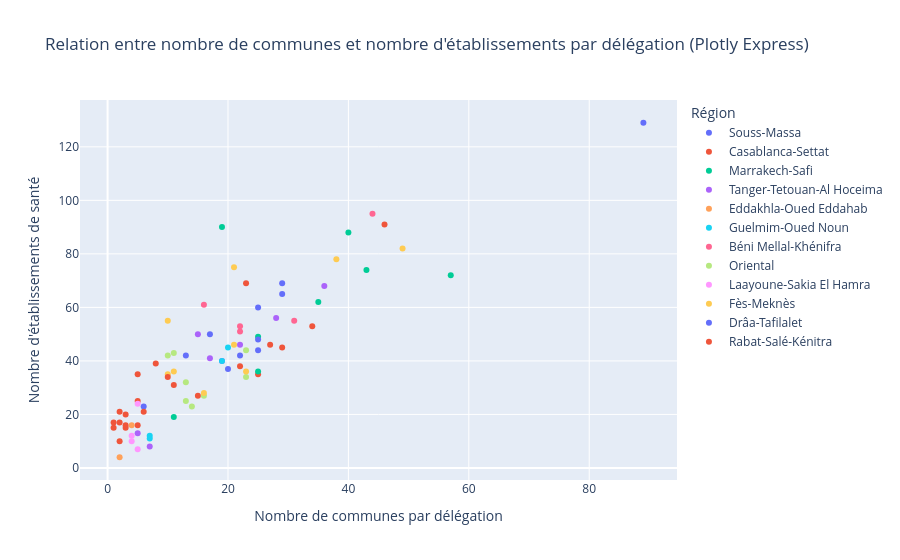

The notebook cell saved with this chart:
### Markdown cell above
### Relation entre nombre de communes et nombre d'établissements par délégation (Plotly Express)
- Objectif de la cellule : Examiner si la dotation d'une délégation découle directement du nombre de communes qu'elle englobe.
- Action du code : Agrégation du nombre de communes distinctes et d'établissements par délégation, et tracé avec `px.scatter()`.
- Résultat attendu : Nuage de points interactif révélant la corrélation positive entre communes et infrastructures.

### Code cell
communes_etab = df.groupby('Délégation').agg(
    Nombre_Communes=('Commune', 'nunique'),
    Nombre_Etablissements=('Nom_établissement', 'count'),
    Région=('Région', 'first')
).reset_index()
fig_scatter = px.scatter(communes_etab, x='Nombre_Communes', y='Nombre_Etablissements', 
                         color='Région', hover_name='Délégation',
                         title="Relation entre nombre de communes et nombre d'établissements par délégation (Plotly Express)")
fig_scatter.update_layout(xaxis_title="Nombre de communes par délégation", yaxis_title="Nombre d'établissements de santé")
fig_scatter.show()

### Figure 1 — Plotly figure (JSON) as saved in the notebook; plotly's stock layout.template omitted (floating-point values rounded to 4 significant figures)
{"data": [{"hovertemplate": "<b>%{hovertext}</b><br><br>Région=Souss-Massa<br>Nombre_Communes=%{x}<br>Nombre_Etablissements=%{y}<extra></extra>", "hovertext": ["Agadir Ida Ou Tanane", "Chtouka Ait Baha", "Inezgane Ait Melloul", "Taroudant", "Tata", "Tiznit"], "legendgroup": "Souss-Massa", "marker": {"color": "#636efa", "symbol": "circle"}, "mode": "markers", "name": "Souss-Massa", "orientation": "v", "showlegend": true, "type": "scatter", "x": [13, 22, 6, 89, 20, 25], "xaxis": "x", "y": [42, 42, 23, 129, 37, 60], "yaxis": "y"}, {"hovertemplate": "<b>%{hovertext}</b><br><br>Région=Casablanca-Settat<br>Nombre_Communes=%{x}<br>Nombre_Etablissements=%{y}<extra></extra>", "hovertext": ["Al Fida-Mers Sultan", "Aïn Chok", "Aïn Sebaâ-Hay Mohammadi", "Ben Msick", "Benslimane", "Berrechid", "Casablanca Anfa", "El Jadida", "Hay Hassani", "Mediouna", "Mohammedia", "Moulay Rachid", "Nouaceur", "Settat", "Sidi Bennour", "Sidi Bernoussi"], "legendgroup": "Casablanca-Settat", "marker": {"color": "#EF553B", "symbol": "circle"}, "mode": "markers", "name": "Casablanca-Settat", "orientation": "v", "showlegend": true, "type": "scatter", "x": [3, 1, 3, 2, 15, 22, 3, 27, 1, 5, 6, 2, 5, 46, 25, 2], "xaxis": "x", "y": [15, 15, 16, 10, 27, 38, 20, 46, 17, 16, 21, 21, 25, 91, 35, 17], "yaxis": "y"}, {"hovertemplate": "<b>%{hovertext}</b><br><br>Région=Marrakech-Safi<br>Nombre_Communes=%{x}<br>Nombre_Etablissements=%{y}<extra></extra>", "hovertext": ["Al Haouz", "Chichaoua", "El Kelaa Des Sraghna", "Essaouira", "Marrakech", "Rehamena", "Safi", "Youssoufia"], "legendgroup": "Marrakech-Safi", "marker": {"color": "#00cc96", "symbol": "circle"}, "mode": "markers", "name": "Marrakech-Safi", "orientation": "v", "showlegend": true, "type": "scatter", "x": [40, 35, 43, 57, 19, 25, 25, 11], "xaxis": "x", "y": [88, 62, 74, 72, 90, 36, 49, 19], "yaxis": "y"}, {"hovertemplate": "<b>%{hovertext}</b><br><br>Région=Tanger-Tetouan-Al Hoceima<br>Nombre_Communes=%{x}<br>Nombre_Etablissements=%{y}<extra></extra>", "hovertext": ["Al Hoceima", "Chefchaouen", "Fahs-Anjra", "Larache", "Mdiq-Fnideq", "Ouezzane", "Tanger Assilah", "Tetouan"], "legendgroup": "Tanger-Tetouan-Al Hoceima", "marker": {"color": "#ab63fa", "symbol": "circle"}, "mode": "markers", "name": "Tanger-Tetouan-Al Hoceima", "orientation": "v", "showlegend": true, "type": "scatter", "x": [36, 28, 7, 19, 5, 17, 15, 22], "xaxis": "x", "y": [68, 56, 8, 40, 13, 41, 50, 46], "yaxis": "y"}, {"hovertemplate": "<b>%{hovertext}</b><br><br>Région=Eddakhla-Oued Eddahab<br>Nombre_Communes=%{x}<br>Nombre_Etablissements=%{y}<extra></extra>", "hovertext": ["Aousserd", "Oued Ed-Dahab"], "legendgroup": "Eddakhla-Oued Eddahab", "marker": {"color": "#FFA15A", "symbol": "circle"}, "mode": "markers", "name": "Eddakhla-Oued Eddahab", "orientation": "v", "showlegend": true, "type": "scatter", "x": [2, 4], "xaxis": "x", "y": [4, 16], "yaxis": "y"}, {"hovertemplate": "<b>%{hovertext}</b><br><br>Région=Guelmim-Oued Noun<br>Nombre_Communes=%{x}<br>Nombre_Etablissements=%{y}<extra></extra>", "hovertext": ["Assa-zag", "Guelmim", "Sidi Ifni", "Tan Tan"], "legendgroup": "Guelmim-Oued Noun", "marker": {"color": "#19d3f3", "symbol": "circle"}, "mode": "markers", "name": "Guelmim-Oued Noun", "orientation": "v", "showlegend": true, "type": "scatter", "x": [7, 20, 19, 7], "xaxis": "x", "y": [12, 45, 40, 11], "yaxis": "y"}, {"hovertemplate": "<b>%{hovertext}</b><br><br>Région=Béni Mellal-Khénifra<br>Nombre_Communes=%{x}<br>Nombre_Etablissements=%{y}<extra></extra>", "hovertext": ["Azilal", "Beni Mellal", "Fkih Ben Saleh", "Khenifra", "Khouribga"], "legendgroup": "Béni Mellal-Khénifra", "marker": {"color": "#FF6692", "symbol": "circle"}, "mode": "markers", "name": "Béni Mellal-Khénifra", "orientation": "v", "showlegend": true, "type": "scatter", "x": [44, 22, 16, 22, 31], "xaxis": "x", "y": [95, 53, 61, 51, 55], "yaxis": "y"}, {"hovertemplate": "<b>%{hovertext}</b><br><br>Région=Oriental<br>Nombre_Communes=%{x}<br>Nombre_Etablissements=%{y}<extra></extra>", "hovertext": ["Berkane", "Driouch", "Figuig", "Guercif", "Jerada", "Nador", "Oujda Angad", "Taourirt"], "legendgroup": "Oriental", "marker": {"color": "#B6E880", "symbol": "circle"}, "mode": "markers", "name": "Oriental", "orientation": "v", "showlegend": true, "type": "scatter", "x": [16, 23, 13, 10, 14, 23, 11, 13], "xaxis": "x", "y": [27, 34, 32, 42, 23, 44, 43, 25], "yaxis": "y"}, {"hovertemplate": "<b>%{hovertext}</b><br><br>Région=Laayoune-Sakia El Hamra<br>Nombre_Communes=%{x}<br>Nombre_Etablissements=%{y}<extra></extra>", "hovertext": ["Boujdour", "Es Semara", "Laayoune", "Tarfaya"], "legendgroup": "Laayoune-Sakia El Hamra", "marker": {"color": "#FF97FF", "symbol": "circle"}, "mode": "markers", "name": "Laayoune-Sakia El Hamra", "orientation": "v", "showlegend": true, "type": "scatter", "x": [4, 4, 5, 5], "xaxis": "x", "y": [12, 10, 24, 7], "yaxis": "y"}, {"hovertemplate": "<b>%{hovertext}</b><br><br>Région=Fès-Meknès<br>Nombre_Communes=%{x}<br>Nombre_Etablissements=%{y}<extra></extra>", "hovertext": ["Boulemane", "El Hajeb", "Fes", "Ifrane", "Meknes", "Moulay Yacoub", "Sefrou", "Taounate", "Taza"], "legendgroup": "Fès-Meknès", "marker": {"color": "#FECB52", "symbol": "circle"}, "mode": "markers", "name": "Fès-Meknès", "orientation": "v", "showlegend": true, "type": "scatter", "x": [21, 16, 10, 10, 21, 11, 23, 49, 38], "xaxis": "x", "y": [46, 28, 55, 35, 75, 36, 36, 82, 78], "yaxis": "y"}, {"hovertemplate": "<b>%{hovertext}</b><br><br>Région=Drâa-Tafilalet<br>Nombre_Communes=%{x}<br>Nombre_Etablissements=%{y}<extra></extra>", "hovertext": ["Errachidia", "Midelt", "Ouarzazate", "Tinghir", "Zagora"], "legendgroup": "Drâa-Tafilalet", "marker": {"color": "#636efa", "symbol": "circle"}, "mode": "markers", "name": "Drâa-Tafilalet", "orientation": "v", "showlegend": true, "type": "scatter", "x": [29, 29, 17, 25, 25], "xaxis": "x", "y": [69, 65, 50, 44, 48], "yaxis": "y"}, {"hovertemplate": "<b>%{hovertext}</b><br><br>Région=Rabat-Salé-Kénitra<br>Nombre_Communes=%{x}<br>Nombre_Etablissements=%{y}<extra></extra>", "hovertext": ["Kenitra", "Khémisset", "Rabat", "Salé", "Sidi Kacem", "Sidi Slimane", "Skhirate-Temara"], "legendgroup": "Rabat-Salé-Kénitra", "marker": {"color": "#EF553B", "symbol": "circle"}, "mode": "markers", "name": "Rabat-Salé-Kénitra", "orientation": "v", "showlegend": true, "type": "scatter", "x": [23, 34, 5, 8, 29, 11, 10], "xaxis": "x", "y": [69, 53, 35, 39, 45, 31, 34], "yaxis": "y"}], "layout": {"legend": {"title": {"text": "Région"}, "tracegroupgap": 0}, "title": {"text": "Relation entre nombre de communes et nombre d'établissements par délégation (Plotly Express)"}, "xaxis": {"anchor": "y", "domain": [0, 1], "title": {"text": "Nombre de communes par délégation"}}, "yaxis": {"anchor": "x", "domain": [0, 1], "title": {"text": "Nombre d'établissements de santé"}}}}
